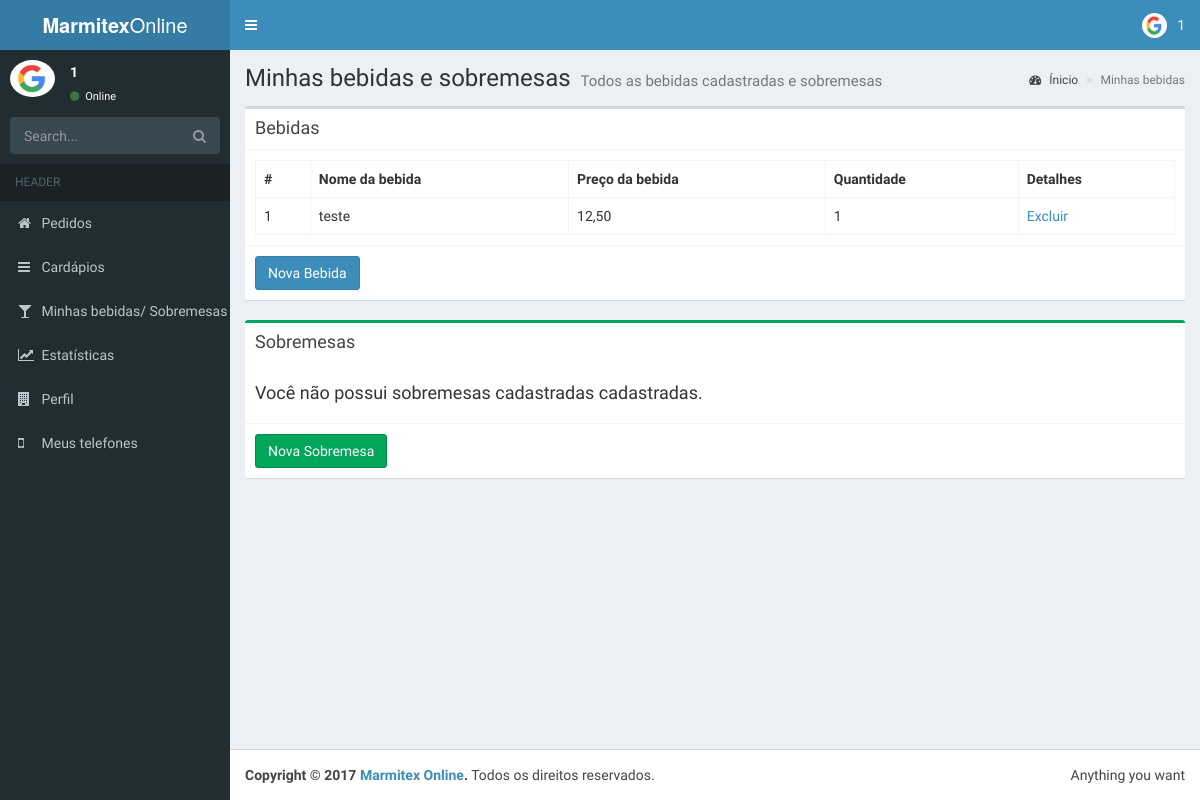
The page /sys/drinks.php (signed in) on the database as committed earlier.
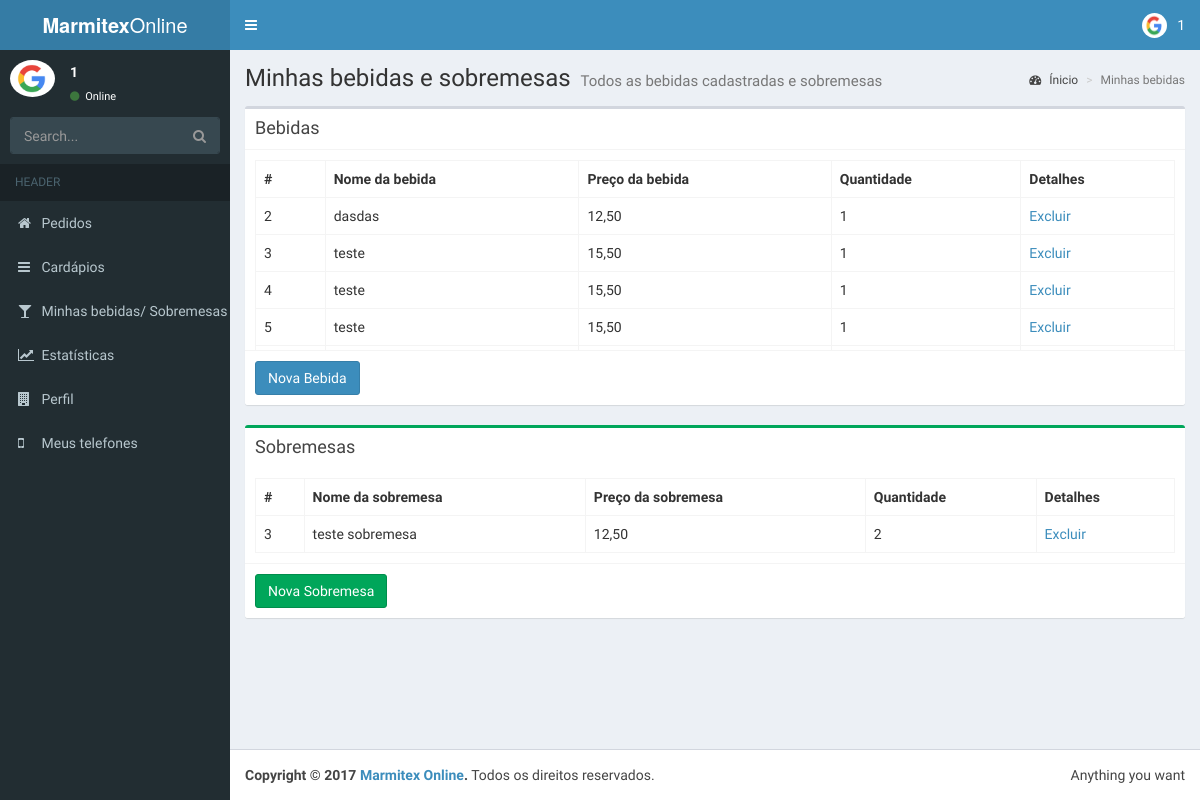
The same page on the database as committed later.
### tables this page shows
CREATE TABLE `drinks` (
  `id` int(11) NOT NULL,
  `id_user` int(11) NOT NULL,
  `drink_name` varchar(100) NOT NULL,
  `drink_price` varchar(10) NOT NULL,
  `qtd_drink` int(11) NOT NULL,
  `entry_date` date NOT NULL
);

CREATE TABLE `dessert` (
  `id` int(11) NOT NULL,
  `id_user` int(11) NOT NULL,
  `dessert_name` varchar(100) NOT NULL,
  `price` varchar(50) NOT NULL,
  `qtd_dessert` int(11) NOT NULL,
  `entry_date` date NOT NULL
);

### sys/drinks.php (the view, shortened to what the changed rows need)
<!DOCTYPE html>
<html>
<head>
  <link rel="stylesheet" href="../components_sys/bootstrap/css/bootstrap.min.css">
  <link rel="stylesheet" href="https://cdnjs.cloudflare.com/ajax/libs/font-awesome/4.5.0/css/font-awesome.min.css">
  <link rel="stylesheet" href="https://cdnjs.cloudflare.com/ajax/libs/ionicons/2.0.1/css/ionicons.min.css">
  <link rel="stylesheet" href="../components_sys/dist/css/AdminLTE.min.css">
  <link rel="stylesheet" href="../components_sys/dist/css/skins/skin-blue.min.css">
</head>
<body class="hold-transition skin-blue sidebar-mini">
<div class="wrapper">
  <div class="content-wrapper">
    <section class="content-header">
      <h1>
        Minhas bebidas e sobremesas
        <small>Todos as bebidas cadastradas e sobremesas</small>
      </h1>
    </section>
    <section class="content">
      <div class="box">
              <div class="box-body" style='max-height:200px;overflow-y:auto;'>
                <?php
                require("../connection/bd_connection.php");
                $SQL = "SELECT * FROM drinks WHERE id_user = '".$_SESSION['id_user']."'";
                $result = mysqli_query($con, $SQL) or die(mysqli_error($con));
                if(mysqli_num_rows($result) > 0){
                  ?>
                  <table class="table table-bordered">
                      <tbody><tr>
                        <th>#</th>
                        <th>Nome da bebida</th>
                        <th>Preço da bebida</th>
                        <th>Quantidade</th>
                        <th>Detalhes</th>
                      </tr>
                      <?php
                      while($row = mysqli_fetch_assoc($result)){
                        echo "
                            <tr>
                              <td>".$row['id']."</td>
                              <td>".$row['drink_name']."</td>
                              <td>".$row['drink_price']."</td>
                              <td>".$row['qtd_drink']."</td>
                              <td>
                              <a href='#' class='edit_link' id='".$row['id']."'> Excluir </a>
                              </td>
                            </tr>";
                      }
                       ?>
                    </tbody></table>
                  <?php
                }else{
                  echo "<h4> Você não possui bebidas cadastradas. </h4>";
                }
                ?>
              </div>
            </div>
          <div class="box box-success">
                  <div class="box-body" style='max-height:200px;overflow-y:auto;'>
                    <?php
                    require("../connection/bd_connection.php");
                    $SQL_dessert = "SELECT * FROM dessert WHERE id_user = '".$_SESSION['id_user']."'";
                    $result_dessert = mysqli_query($con, $SQL_dessert) or die(mysqli_error($con));
                    if(mysqli_num_rows($result_dessert) > 0){
                      ?>
                      <table class="table table-bordered">
                          <tbody><tr>
                            <th>#</th>
                            <th>Nome da sobremesa</th>
                            <th>Preço da sobremesa</th>
                            <th>Quantidade</th>
                            <th>Detalhes</th>
                          </tr>
                          <?php
                          while($row_dessert = mysqli_fetch_assoc($result_dessert)){
                            echo "
                                <tr>
                                  <td>".$row_dessert['id']."</td>
                                  <td>".$row_dessert['dessert_name']."</td>
                                  <td>".$row_dessert['price']."</td>
                                  <td>".$row_dessert['qtd_dessert']."</td>
                                  <td>
                                  <a href='#' class='edit_link_dessert' id='".$row_dessert['id']."'> Excluir </a>
                                  </td>
                                </tr>";
                          }
                           ?>
                        </tbody></table>
                      <?php
                    }else{
                      echo "<h4> Você não possui sobremesas cadastradas cadastradas. </h4>";
                    }
                    ?>
                  </div>
                </div>
    </section>
  </div>
</div>
</body>
</html>

Rows that differ between the two databases and show on the page:
removed drinks: id "1", drink_name "teste", drink_price "12,50", qtd_drink "1"
added drinks: id "2", drink_name "dasdas", drink_price "12,50", qtd_drink "1"
added drinks: id "3", drink_name "teste", drink_price "15,50", qtd_drink "1"
added drinks: id "4", drink_name "teste", drink_price "15,50", qtd_drink "1"
added drinks: id "5", drink_name "teste", drink_price "15,50", qtd_drink "1"
added dessert: id "3", dessert_name "teste sobremesa", price "12,50", qtd_dessert "2"
Other text that changed with them:
text no longer shown: "Você não possui sobremesas cadastradas cadastradas."
text now shown: "# Nome da sobremesa Preço da sobremesa Quantidade Detalhes"
